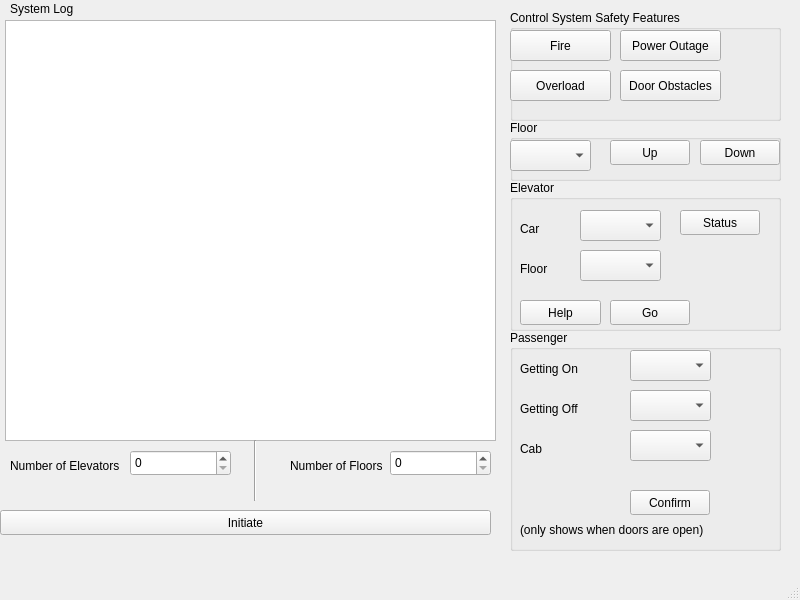
<?xml version="1.0" encoding="UTF-8"?>
<ui version="4.0">
 <class>MainWindow</class>
 <widget class="QMainWindow" name="MainWindow">
  <property name="geometry">
   <rect>
    <x>0</x>
    <y>0</y>
    <width>800</width>
    <height>600</height>
   </rect>
  </property>
  <property name="windowTitle">
   <string>MainWindow</string>
  </property>
  <widget class="QWidget" name="centralwidget">
   <widget class="QTextBrowser" name="textBrowser">
    <property name="geometry">
     <rect>
      <x>5</x>
      <y>20</y>
      <width>491</width>
      <height>421</height>
     </rect>
    </property>
   </widget>
   <widget class="QGroupBox" name="groupBox">
    <property name="geometry">
     <rect>
      <x>510</x>
      <y>10</y>
      <width>271</width>
      <height>111</height>
     </rect>
    </property>
    <property name="title">
     <string>Control System Safety Features</string>
    </property>
    <widget class="QPushButton" name="PowerOutageButton">
     <property name="geometry">
      <rect>
       <x>110</x>
       <y>20</y>
       <width>101</width>
       <height>31</height>
      </rect>
     </property>
     <property name="text">
      <string>Power Outage</string>
     </property>
    </widget>
    <widget class="QPushButton" name="OverLoadButton">
     <property name="geometry">
      <rect>
       <x>0</x>
       <y>60</y>
       <width>101</width>
       <height>31</height>
      </rect>
     </property>
     <property name="text">
      <string>Overload</string>
     </property>
    </widget>
    <widget class="QPushButton" name="DoorObstaclesButton">
     <property name="geometry">
      <rect>
       <x>110</x>
       <y>60</y>
       <width>101</width>
       <height>31</height>
      </rect>
     </property>
     <property name="text">
      <string>Door Obstacles</string>
     </property>
    </widget>
    <widget class="QPushButton" name="FireButton">
     <property name="geometry">
      <rect>
       <x>0</x>
       <y>20</y>
       <width>101</width>
       <height>31</height>
      </rect>
     </property>
     <property name="text">
      <string>Fire</string>
     </property>
    </widget>
   </widget>
   <widget class="QLabel" name="label">
    <property name="geometry">
     <rect>
      <x>10</x>
      <y>0</y>
      <width>81</width>
      <height>17</height>
     </rect>
    </property>
    <property name="text">
     <string>System Log</string>
    </property>
   </widget>
   <widget class="QGroupBox" name="groupBox_2">
    <property name="geometry">
     <rect>
      <x>510</x>
      <y>120</y>
      <width>271</width>
      <height>61</height>
     </rect>
    </property>
    <property name="title">
     <string>Floor</string>
    </property>
    <widget class="QComboBox" name="floorComboBox">
     <property name="geometry">
      <rect>
       <x>0</x>
       <y>20</y>
       <width>81</width>
       <height>31</height>
      </rect>
     </property>
    </widget>
    <widget class="QPushButton" name="floorUp">
     <property name="geometry">
      <rect>
       <x>100</x>
       <y>20</y>
       <width>80</width>
       <height>25</height>
      </rect>
     </property>
     <property name="text">
      <string>Up</string>
     </property>
    </widget>
    <widget class="QPushButton" name="floorDown">
     <property name="geometry">
      <rect>
       <x>190</x>
       <y>20</y>
       <width>80</width>
       <height>25</height>
      </rect>
     </property>
     <property name="text">
      <string>Down</string>
     </property>
    </widget>
   </widget>
   <widget class="QGroupBox" name="groupBox_3">
    <property name="geometry">
     <rect>
      <x>510</x>
      <y>180</y>
      <width>271</width>
      <height>151</height>
     </rect>
    </property>
    <property name="title">
     <string>Elevator</string>
    </property>
    <widget class="QLabel" name="label_2">
     <property name="geometry">
      <rect>
       <x>10</x>
       <y>40</y>
       <width>54</width>
       <height>17</height>
      </rect>
     </property>
     <property name="text">
      <string>Car</string>
     </property>
    </widget>
    <widget class="QLabel" name="label_3">
     <property name="geometry">
      <rect>
       <x>10</x>
       <y>80</y>
       <width>54</width>
       <height>17</height>
      </rect>
     </property>
     <property name="text">
      <string>Floor</string>
     </property>
    </widget>
    <widget class="QComboBox" name="carComboBox">
     <property name="geometry">
      <rect>
       <x>70</x>
       <y>30</y>
       <width>81</width>
       <height>31</height>
      </rect>
     </property>
    </widget>
    <widget class="QComboBox" name="carFloorComboBox">
     <property name="geometry">
      <rect>
       <x>70</x>
       <y>70</y>
       <width>81</width>
       <height>31</height>
      </rect>
     </property>
    </widget>
    <widget class="QPushButton" name="HelpButton">
     <property name="geometry">
      <rect>
       <x>10</x>
       <y>120</y>
       <width>81</width>
       <height>25</height>
      </rect>
     </property>
     <property name="text">
      <string>Help</string>
     </property>
    </widget>
    <widget class="QPushButton" name="GoButton">
     <property name="geometry">
      <rect>
       <x>100</x>
       <y>120</y>
       <width>80</width>
       <height>25</height>
      </rect>
     </property>
     <property name="text">
      <string>Go</string>
     </property>
    </widget>
    <widget class="QPushButton" name="ElevatorStatusButton">
     <property name="geometry">
      <rect>
       <x>170</x>
       <y>30</y>
       <width>80</width>
       <height>25</height>
      </rect>
     </property>
     <property name="text">
      <string>Status</string>
     </property>
    </widget>
   </widget>
   <widget class="QPushButton" name="initiateButton">
    <property name="geometry">
     <rect>
      <x>0</x>
      <y>510</y>
      <width>491</width>
      <height>25</height>
     </rect>
    </property>
    <property name="text">
     <string>Initiate</string>
    </property>
   </widget>
   <widget class="QGroupBox" name="groupBox_4">
    <property name="geometry">
     <rect>
      <x>510</x>
      <y>330</y>
      <width>271</width>
      <height>221</height>
     </rect>
    </property>
    <property name="title">
     <string>Passenger</string>
    </property>
    <widget class="QComboBox" name="passengers_on">
     <property name="geometry">
      <rect>
       <x>120</x>
       <y>20</y>
       <width>81</width>
       <height>31</height>
      </rect>
     </property>
    </widget>
    <widget class="QLabel" name="label_4">
     <property name="geometry">
      <rect>
       <x>10</x>
       <y>30</y>
       <width>71</width>
       <height>17</height>
      </rect>
     </property>
     <property name="text">
      <string>Getting On</string>
     </property>
    </widget>
    <widget class="QLabel" name="label_5">
     <property name="geometry">
      <rect>
       <x>10</x>
       <y>70</y>
       <width>71</width>
       <height>17</height>
      </rect>
     </property>
     <property name="text">
      <string>Getting Off</string>
     </property>
    </widget>
    <widget class="QComboBox" name="passengers_off">
     <property name="geometry">
      <rect>
       <x>120</x>
       <y>60</y>
       <width>81</width>
       <height>31</height>
      </rect>
     </property>
    </widget>
    <widget class="QPushButton" name="PassengersConfirm">
     <property name="geometry">
      <rect>
       <x>120</x>
       <y>160</y>
       <width>80</width>
       <height>25</height>
      </rect>
     </property>
     <property name="text">
      <string>Confirm</string>
     </property>
    </widget>
    <widget class="QLabel" name="label_6">
     <property name="geometry">
      <rect>
       <x>10</x>
       <y>190</y>
       <width>201</width>
       <height>20</height>
      </rect>
     </property>
     <property name="text">
      <string>(only shows when doors are open)</string>
     </property>
    </widget>
    <widget class="QLabel" name="label_7">
     <property name="geometry">
      <rect>
       <x>10</x>
       <y>110</y>
       <width>71</width>
       <height>17</height>
      </rect>
     </property>
     <property name="text">
      <string>Cab</string>
     </property>
    </widget>
    <widget class="QComboBox" name="passengers_cab">
     <property name="geometry">
      <rect>
       <x>120</x>
       <y>100</y>
       <width>81</width>
       <height>31</height>
      </rect>
     </property>
    </widget>
   </widget>
   <widget class="QSpinBox" name="elevators_num">
    <property name="geometry">
     <rect>
      <x>130</x>
      <y>450</y>
      <width>101</width>
      <height>26</height>
     </rect>
    </property>
   </widget>
   <widget class="QLabel" name="label_8">
    <property name="geometry">
     <rect>
      <x>10</x>
      <y>450</y>
      <width>121</width>
      <height>31</height>
     </rect>
    </property>
    <property name="text">
     <string>Number of Elevators</string>
    </property>
   </widget>
   <widget class="QLabel" name="label_9">
    <property name="geometry">
     <rect>
      <x>290</x>
      <y>450</y>
      <width>101</width>
      <height>31</height>
     </rect>
    </property>
    <property name="text">
     <string>Number of Floors</string>
    </property>
   </widget>
   <widget class="QSpinBox" name="floors_num">
    <property name="geometry">
     <rect>
      <x>390</x>
      <y>450</y>
      <width>101</width>
      <height>26</height>
     </rect>
    </property>
   </widget>
   <widget class="Line" name="line">
    <property name="geometry">
     <rect>
      <x>240</x>
      <y>440</y>
      <width>31</width>
      <height>61</height>
     </rect>
    </property>
    <property name="orientation">
     <enum>Qt::Vertical</enum>
    </property>
   </widget>
  </widget>
  <widget class="QMenuBar" name="menubar">
   <property name="geometry">
    <rect>
     <x>0</x>
     <y>0</y>
     <width>800</width>
     <height>22</height>
    </rect>
   </property>
  </widget>
  <widget class="QStatusBar" name="statusbar"/>
 </widget>
 <resources/>
 <connections/>
</ui>
